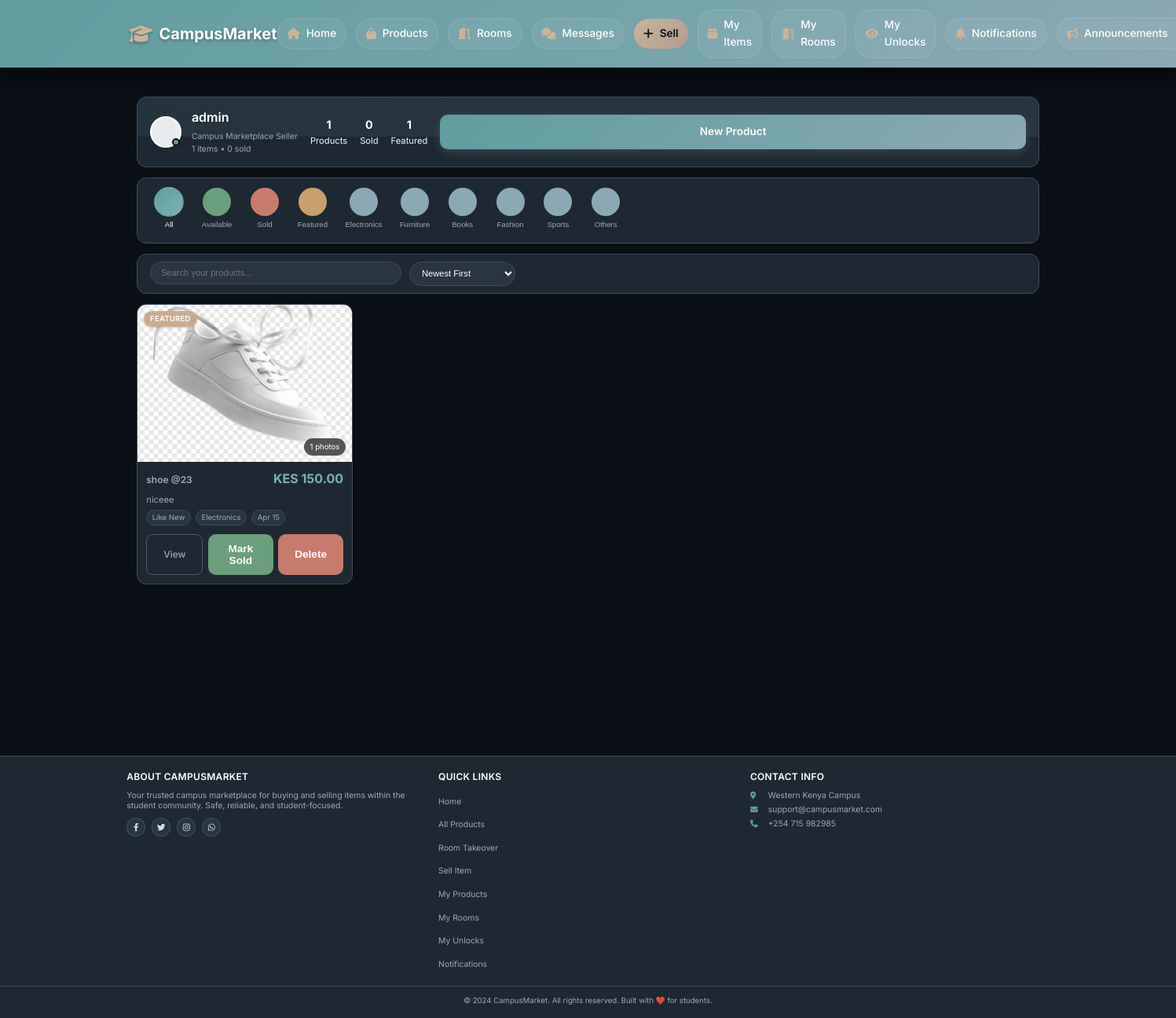
/my-products (signed in), run on the app's committed database.
### app/models.py (models this page shows, shortened)
class User(UserMixin, db.Model):
    __tablename__ = 'users'
    id = db.Column(db.Integer, primary_key=True)
    username = db.Column(db.String(80), unique=True, nullable=False)
    email = db.Column(db.String(120), unique=True, nullable=False)
    password_hash = db.Column(db.String(256))
    phone = db.Column(db.String(20))
    created_at = db.Column(db.DateTime, default=datetime.utcnow)
    google_id = db.Column(db.String(100), unique=True, nullable=True)
    profile_picture = db.Column(db.String(500), nullable=True)
    products = db.relationship('Product',
        foreign_keys='Product.seller_id',
        back_populates='seller',
        lazy=True
    )
    payments = db.relationship('Payment',
        back_populates='payment_user',
        lazy=True
    )
    phone_number = db.Column(db.String(20))
    campus_location = db.Column(db.String(100))
    hostel_name = db.Column(db.String(100))
    hostel_room = db.Column(db.String(20))
    whatsapp_number = db.Column(db.String(20))
    show_contact_details = db.Column(db.Boolean, default=True)
    contact_preference = db.Column(db.String(20), default='whatsapp')
    is_admin = db.Column(db.Boolean, default=False)
    conversations_as_buyer = db.relationship('Chat',
        foreign_keys='Chat.buyer_id',
        back_populates='buyer',
        lazy=True,
        cascade='all, delete-orphan'
    )
    conversations_as_seller = db.relationship('Chat',
        foreign_keys='Chat.seller_id',
        back_populates='seller',
        lazy=True,
        cascade='all, delete-orphan'
    )
    sent_messages = db.relationship('Message',
        foreign_keys='Message.sender_id',
        back_populates='sender',
        lazy=True,
        cascade='all, delete-orphan'
    )
    sent_offers = db.relationship('Offer',
        foreign_keys='Offer.buyer_id',
        back_populates='offer_buyer',
        lazy=True
    )
    received_offers = db.relationship('Offer',
        foreign_keys='Offer.seller_id',
        back_populates='offer_seller',
        lazy=True
    )

class Category(db.Model):
    __tablename__ = 'categories'
    id = db.Column(db.Integer, primary_key=True)
    name = db.Column(db.String(100), nullable=False)
    description = db.Column(db.Text)
    products = db.relationship('Product', back_populates='category', lazy=True)

class Product(db.Model):
    __tablename__ = 'products'
    id = db.Column(db.Integer, primary_key=True)
    title = db.Column(db.String(100), nullable=False)
    description = db.Column(db.Text)
    price = db.Column(db.Float, nullable=False)
    condition = db.Column(db.String(20))
    contact_info = db.Column(db.Text)
    is_fast_moving = db.Column(db.Boolean, default=False)
    is_active = db.Column(db.Boolean, default=True)
    is_sold = db.Column(db.Boolean, default=False)
    Token = db.Column(db.Float, nullable=False)
    category_id = db.Column(db.Integer, db.ForeignKey('categories.id'), nullable=False)
    seller_id = db.Column(db.Integer, db.ForeignKey('users.id'), nullable=False)
    image_group_id = db.Column(db.Integer, db.ForeignKey('product_image_groups.id'), nullable=True)
    created_at = db.Column(db.DateTime, default=datetime.utcnow)
    updated_at = db.Column(db.DateTime, default=datetime.utcnow, onupdate=datetime.utcnow)
    hostel_name = db.Column(db.String(100), nullable=False, default='')
    location = db.Column(db.String(100), nullable=False, default='')
    leave_date = db.Column(db.DateTime, nullable=False, default=datetime.utcnow)
    room_type = db.Column(db.String(20), default='single')
    deposit = db.Column(db.Float, default=0)
    commission_percentage = db.Column(db.Float, default=0)
    is_commission_listing = db.Column(db.Boolean, default=False)
    status = db.Column(db.String(20), default='available')
    agreement_user_id = db.Column(db.Integer, db.ForeignKey('users.id'), nullable=True)
    agreement_expires_at = db.Column(db.DateTime, nullable=True)
    booked_at = db.Column(db.DateTime, nullable=True)
    total_unlocks = db.Column(db.Integer, default=0)
    last_interest_update = db.Column(db.DateTime, default=datetime.utcnow)
    payments = db.relationship('Payment', back_populates='product', lazy=True, cascade="all, delete-orphan")
    chats = db.relationship('Chat', back_populates='product', lazy=True, cascade='all, delete-orphan')
    offers = db.relationship('Offer', back_populates='product', lazy=True, cascade='all, delete-orphan')
    unlocks = db.relationship(
    'ProductUnlock',
    back_populates='product',
    cascade='all, delete-orphan'
)
    notifications = db.relationship(
    'Notification',
    back_populates='product',
    cascade='all, delete-orphan'
)
    agreement_user = db.relationship('User', foreign_keys=[agreement_user_id])
    category = db.relationship('Category', back_populates='products')
    seller = db.relationship('User', foreign_keys=[seller_id], back_populates='products')
    image_group = db.relationship('ProductImageGroup', back_populates='product')
    @property
    def image(self):
        if self.image_group and self.image_group.images:
            return self.image_group.images[0].filename
        return None
    @property
    def images(self):
        if self.image_group:
            return self.image_group.images
        return []

class ProductImage(db.Model):
    __tablename__ = 'product_images'
    id = db.Column(db.Integer, primary_key=True)
    filename = db.Column(db.String(255), nullable=False)
    filepath = db.Column(db.String(500), nullable=False)
    uploaded_at = db.Column(db.DateTime, default=datetime.utcnow)
    group_id = db.Column(db.Integer, db.ForeignKey('product_image_groups.id'))
    group = db.relationship('ProductImageGroup', back_populates='images')

### app/products/routes.py (the view)
@products_bp.route('/my-products')
@cache.cached(timeout=60)
@login_required
def my_products_list():
    products = Product.query.filter_by(seller_id=current_user.id).order_by(Product.created_at.desc()).all()
    categories = Category.query.all()
    return render_template('products/my_products.html', products=products, categories=categories)

### app/templates/products/my_products.html (shortened to what this page needs)
{% extends "base.html" %}
{% block content %}
<div class="my-products-container">
    <div class="profile-header">
        <div class="header-background"></div>
        <div class="header-content">
            <div class="profile-main">
                <div class="profile-avatar">
                    <div class="avatar-circle"></div>
                    <div class="online-indicator"></div>
                </div>
                <div class="profile-details">
                    <h1 class="profile-name">{{ current_user.username }}</h1>
                    <div class="profile-bio">
                        <p>Campus Marketplace Seller</p>
                        <p>{{ products|length }} items • {{ products|selectattr('is_sold')|list|length }} sold</p>
                    </div>
                </div>
            </div>
            <div class="profile-stats">
                <div class="stat">
                    <span class="stat-number">{{ products|length }}</span>
                    <span class="stat-label">Products</span>
                </div>
                <div class="stat">
                    <span class="stat-number">{{ products|selectattr('is_sold')|list|length }}</span>
                    <span class="stat-label">Sold</span>
                </div>
                <div class="stat">
                    <span class="stat-number">{{ products|selectattr('is_fast_moving')|list|length }}</span>
                    <span class="stat-label">Featured</span>
                </div>
            </div>
            <a href="{{ url_for('products.create_product') }}" class="btn btn-primary add-product-btn">
                New Product
            </a>
        </div>
    </div>
    <div class="filter-tabs">
        <div class="filter-scroll">
            <button class="filter-btn active" data-filter="all">
                <div class="filter-circle all-circle"></div>
                <span>All</span>
            </button>
            <button class="filter-btn" data-filter="available">
                <div class="filter-circle available-circle"></div>
                <span>Available</span>
            </button>
            <button class="filter-btn" data-filter="sold">
                <div class="filter-circle sold-circle"></div>
                <span>Sold</span>
            </button>
            <button class="filter-btn" data-filter="featured">
                <div class="filter-circle featured-circle"></div>
                <span>Featured</span>
            </button>
            {% for category in categories %}
            <button class="filter-btn" data-filter="{{ category.name }}">
                <div class="filter-circle category-circle"></div>
                <span>{{ category.name }}</span>
            </button>
            {% endfor %}
        </div>
    </div>
    <div class="search-sort-bar">
        <div class="search-container">
            <input type="text" id="searchInput" placeholder="Search your products...">
        </div>
        <div class="sort-container">
            <select id="sortSelect" class="sort-select">
                <option value="newest">Newest First</option>
            </select>
        </div>
    </div>
    <div class="products-section">
        {% if products %}
            <div class="products-grid" id="productsGrid">
                {% for product in products %}
                    <div class="product-card"
                         data-status="{{ 'sold' if product.is_sold else 'available' }}"
                         data-category="{{ product.category.name if product.category else 'Other' }}"
                         data-featured="{{ 'true' if product.is_fast_moving else 'false' }}"
                         data-name="{{ product.title.lower() }}"
                         data-price="{{ product.price }}"
                         data-date="{{ product.created_at.timestamp() }}"
                         data-product-id="{{ product.id }}">
                        <div class="product-image-section" onclick="openImageGallery({{ product.id }}, [
                            {% if product.image %}
                                '{{ url_for('static', filename='uploads/product_images/' + product.image) }}'
                                {% if product.images %}
                                    {% for img in product.images %}
                                        , '{{ url_for('static', filename='uploads/product_images/' + img.filename) }}'
                                    {% endfor %}
                                {% endif %}
                            {% endif %}
                        ])">
                            {% if product.image %}
                                <img src="{{ url_for('static', filename='uploads/product_images/' + product.image) }}"
                                     alt="{{ product.title }}"
                                     class="product-image"
                                     onerror="this.style.display='none'; this.nextElementSibling.style.display='flex';">
                            {% endif %}
                            <div class="product-badges">
                                {% if product.is_sold %}
                                <div class="badge sold">
                                    <span>Sold on {{ product.updated_at.strftime('%b %d, %Y') if product.updated_at else product.created_at.strftime('%b %d, %Y') }}</span>
                                </div>
                                {% elif product.is_fast_moving %}
                                <div class="badge featured">
                                    <span>Featured</span>
                                </div>
                                {% endif %}
                            </div>
                            {% if product.images %}
                            <div class="multiple-images-indicator">
                                <span>{{ product.images|length }} photos</span>
                            </div>
                            {% endif %}
                        </div>
                        <div class="product-content">
                            <div class="product-header">
                                <h3 class="product-title">{{ product.title }}</h3>
                                <div class="product-price">KES {{ "{:,.2f}".format(product.price) }}</div>
                            </div>
                            <p class="product-description">
                                {{ product.description[:120] }}{% if product.description|length > 120 %}...{% endif %}
                            </p>
                            <div class="product-meta">
                                <span class="meta-item">{{ product.condition|replace('_', ' ')|title }}</span>
                                <span class="meta-item">{{ product.category.name if product.category else 'General' }}</span>
                                <span class="meta-item">{{ product.created_at.strftime('%b %d') }}</span>
                            </div>
                            <div class="product-actions">
                                <a href="{{ url_for('products.view_product', product_id=product.id) }}" class="btn btn-view">View</a>
                                {% if not product.is_sold %}
                                <button class="btn btn-mark-sold" onclick="markAsSold({{ product.id }})">Mark Sold</button>
                                {% endif %}
                                <button class="btn btn-delete" onclick="deleteProduct({{ product.id }})">Delete</button>
                            </div>
                        </div>
                    </div>
                {% endfor %}
            </div>
        {% endif %}
    </div>
</div>
{% endblock %}

### data on the page
User: username "admin"
Category: name "Electronics"
Category: name "Furniture"
Category: name "Books"
Category: name "Fashion"
Category: name "Sports"
Category: name "Others"
Product: filename (picture), is_sold "FEATURED", images|length "1", title "shoe @23", price "150.00", description "niceee", condition "Like New", category "Electronics", created_at "Apr 15"

### other printed values
{{ products|length }} "1"
{{ products|selectattr('is_sold')|list|length }} "0"
{{ products|selectattr('is_fast_moving')|list|length }} "1"
